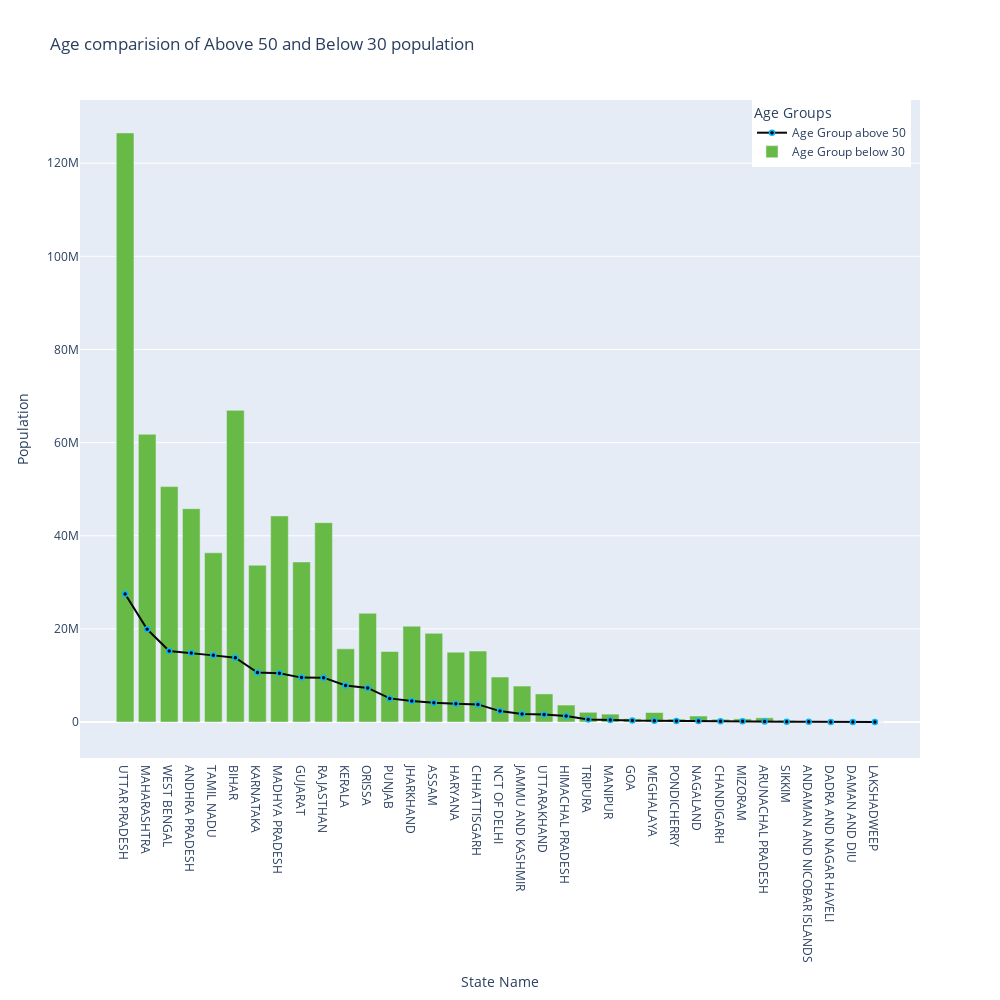

Notebook cell for this chart:
### Markdown cell above
First Plot -
Agricultural workers are widely distributed in all over INDIA except of few regions.<br>
ANDRA PRADESH has the most concentration of agricultural worker at the streached part below the CHATTISGARH and TELANGANA.<BR>
Patches of BIHAR and MAHARASHTRA show the deep concentration of Agricultural workers <br>
Border of ODISHA and WEST BENGAL, most of the part of KARNATAKA, Norther region of RAJASTHAN show the very few Agricultural workers 

Second Plot - 
Most of the None distrubuted area as of Agricultural workers are same for Cultivator workers.<br>
Except for denser concentration is in MAHARASHTRA and Central band of RAJASTHAN

### Code cell
age_50_group = census_data.groupby('State_name')['Age_Group_50'].sum()
age_below_30_grp = census_data.groupby('State_name')['Age_Group_0_29'].sum()

age_50_group_sort = age_50_group.sort_values(ascending=False)
age_below_30_grp_sort = age_below_30_grp.reindex(age_50_group_sort.index)

# Combined Graph
graph = pgo.Figure()

graph.add_trace(pgo.Scatter(x= age_50_group_sort.index, y =age_50_group_sort.values, mode = 'lines+markers',
                            name = 'Age Group above 50',
                            marker = dict(colorscale = 'sunset',
                                          color = 'rgba(8, 8, 8, 1)',
                                          line = dict(color = 'rgba(7, 181, 255, 1)',
                                                      width = 1.5),
                                          size = 5) ))

graph.add_trace(pgo.Bar(x= age_below_30_grp_sort.index, y = age_below_30_grp_sort.values,
                        name = 'Age Group below 30',
                        marker = dict(color = 'rgb(104, 186, 71)') ))
      

graph.update_layout(title = 'Age comparision of Above 50 and Below 30 population',
                    xaxis_title = 'State Name',
                    yaxis_title = 'Population',
                    legend_title = 'Age Groups',
                    legend = dict(x =0.8, y = 1),
                    font = dict(size = 12),
                    autosize=False, width=1000, height=1000)

graph.show()

### Figure 1 — Plotly figure (JSON) as saved in the notebook; plotly's stock layout.template omitted (floating-point values rounded to 4 significant figures)
{"data": [{"marker": {"color": "rgba(8, 8, 8, 1)", "colorscale": [[0, "rgb(243, 231, 155)"], [0.1667, "rgb(250, 196, 132)"], [0.3333, "rgb(248, 160, 126)"], [0.5, "rgb(235, 127, 134)"], [0.6667, "rgb(206, 102, 147)"], [0.8333, "rgb(160, 89, 160)"], [1, "rgb(92, 83, 165)"]], "line": {"color": "rgba(7, 181, 255, 1)", "width": 1.5}, "size": 5}, "mode": "lines+markers", "name": "Age Group above 50", "type": "scatter", "x": ["UTTAR PRADESH", "MAHARASHTRA", "WEST BENGAL", "ANDHRA PRADESH", "TAMIL NADU", "BIHAR", "KARNATAKA", "MADHYA PRADESH", "GUJARAT", "RAJASTHAN", "KERALA", "ORISSA", "PUNJAB", "JHARKHAND", "ASSAM", "HARYANA", "CHHATTISGARH", "NCT OF DELHI", "JAMMU AND KASHMIR", "UTTARAKHAND", "HIMACHAL PRADESH", "TRIPURA", "MANIPUR", "GOA", "MEGHALAYA", "PONDICHERRY", "NAGALAND", "CHANDIGARH", "MIZORAM", "ARUNACHAL PRADESH", "SIKKIM", "ANDAMAN AND NICOBAR ISLANDS", "DADRA AND NAGAR HAVELI", "DAMAN AND DIU", "LAKSHADWEEP"], "y": [27491073, 19912066, 15268912, 14845225, 14314360, 13816563, 10632806, 10465765, 9538689, 9526395, 7863946, 7315980, 5076836, 4528093, 4127732, 3909921, 3786209, 2343806, 1731253, 1616428, 1300556, 568604, 409796, 305640, 287754, 231468, 211983, 148945, 144061, 139635, 82725, 56514, 30346, 23027, 11237]}, {"marker": {"color": "rgb(104, 186, 71)"}, "name": "Age Group below 30", "type": "bar", "x": ["UTTAR PRADESH", "MAHARASHTRA", "WEST BENGAL", "ANDHRA PRADESH", "TAMIL NADU", "BIHAR", "KARNATAKA", "MADHYA PRADESH", "GUJARAT", "RAJASTHAN", "KERALA", "ORISSA", "PUNJAB", "JHARKHAND", "ASSAM", "HARYANA", "CHHATTISGARH", "NCT OF DELHI", "JAMMU AND KASHMIR", "UTTARAKHAND", "HIMACHAL PRADESH", "TRIPURA", "MANIPUR", "GOA", "MEGHALAYA", "PONDICHERRY", "NAGALAND", "CHANDIGARH", "MIZORAM", "ARUNACHAL PRADESH", "SIKKIM", "ANDAMAN AND NICOBAR ISLANDS", "DADRA AND NAGAR HAVELI", "DAMAN AND DIU", "LAKSHADWEEP"], "y": [126507123, 61782561, 50551737, 45815669, 36336584, 66930323, 33676315, 44264116, 34370917, 42814434, 15711427, 23359384, 15143130, 20576647, 19042032, 15006789, 15230475, 9665080, 7725207, 6033370, 3648872, 2093146, 1700955, 695406, 2040423, 627771, 1289918, 602411, 680399, 904739, 364810, 204538, 225103, 153064, 33877]}], "layout": {"autosize": false, "font": {"size": 12}, "height": 1000, "legend": {"title": {"text": "Age Groups"}, "x": 0.8, "y": 1}, "title": {"text": "Age comparision of Above 50 and Below 30 population"}, "width": 1000, "xaxis": {"title": {"text": "State Name"}}, "yaxis": {"title": {"text": "Population"}}}}
